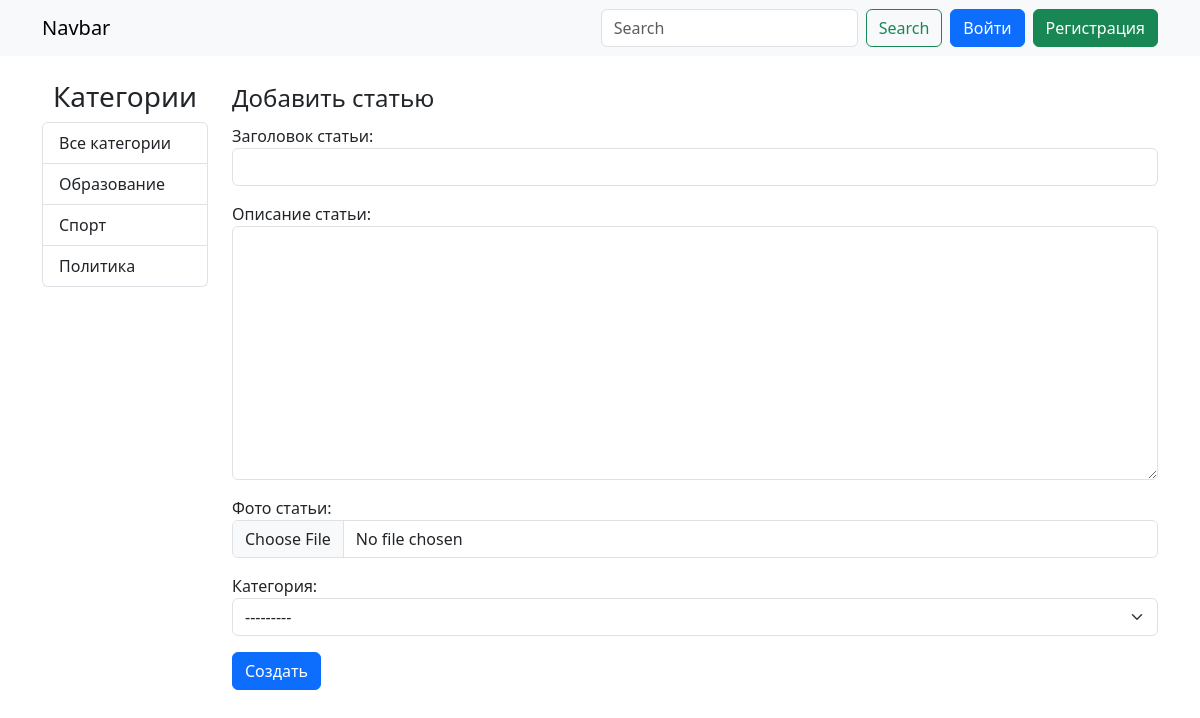
The app's page /add_post/ with its own data.
### blog_app/models.py (models this page shows)
class Category(models.Model):
    title = models.CharField(verbose_name="Название категории", max_length=150)
    def get_absolute_url(self):
        return reverse("category_posts", kwargs={"category_id": self.pk})
    def __str__(self):
        return self.title
    class Meta:
        verbose_name = "Категория"
        verbose_name_plural = "Категории"

### blog_app/views.py (the view)
# urls.py: path("add_post/", views.add_post, name="add_post"),
def add_post(request):
    form = PostForm()
    context = {
        "form": form
    }
    return render(request, "blog_app/post_form.html", context)

### blog_app/forms.py
class PostForm(forms.ModelForm):
    class Meta:
        model = Post
        fields = ["title", "content", "image", "category"]
        widgets = {
            "title": forms.TextInput(attrs={
                "class": "form-control"
            }),
            "content": forms.Textarea(attrs={
                "class": "form-control"
            }),
            "image": forms.FileInput(attrs={
                "class": "form-control"
            }),
            "category": forms.Select(attrs={
                "class": "form-select"
            }),
        }

### blog_app/templatetags/custom_tags.py (called while the page is built)
@register.simple_tag()
def get_categories():
    categories = Category.objects.all()
    return categories

### blog_app/templates/blog_app/post_form.html (shortened to what this page needs)
{% extends 'base.html' %}
{% block content %}
<form action="" method="post" enctype="multipart/form-data">
    <fieldset>
        <legend>Добавить статью</legend>
    </fieldset>
    {{ form.as_p }}
    <button class="btn btn-primary">Создать</button>
</form>
{% endblock content %}

### templates/base.html (shortened to what this page needs)
{% load custom_tags %}
<!doctype html>
<html lang="en">
<head>
    <link rel="stylesheet" href="https://cdn.jsdelivr.net/npm/bootstrap@5.3.0-alpha1/dist/css/bootstrap.min.css">
    <link rel="stylesheet" href="https://cdn.jsdelivr.net/npm/bootstrap-icons@1.10.2/font/bootstrap-icons.css">
</head>
<body>
{% include 'components/_header.html' %}
<main>
    <div class="container">
        <div class="row justify-content-center">
            {% if request.path != '/login/' and request.path != '/registration/' %}
            <div class="col-2">
                <h3 class="text-center">Категории</h3>
                <div class="list-group">
                    {% get_categories as categories %}
                    <a href="{% url 'home' %}" class="list-group-item list-group-item-action">Все категории</a>
                    {% for category in categories %}
                    <a href="{{ category.get_absolute_url }}" class="list-group-item list-group-item-action">
                        {{ category }}
                    </a>
                    {% endfor %}
                </div>
            </div>
            {% endif %}
            {% if request.path != '/login/' and request.path != '/registration/' %}
            <div class="col-10">
            {% else %}
            <div class="col-4">
            {% endif %}
                {% block content %}
                {% endblock content %}
                </div>
            </div>
        </div>
</main>
</body>
</html>

### records on screen
Category: title "Образование"
Category: title "Спорт"
Category: title "Политика"
